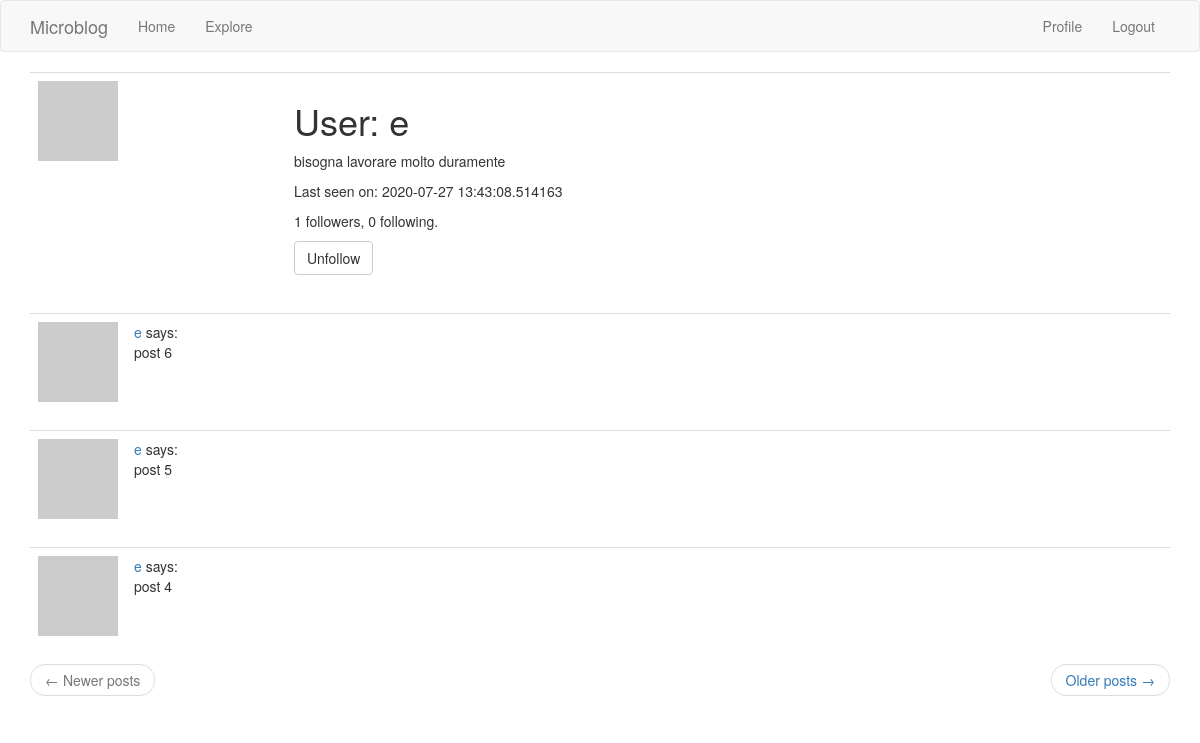
/user/e (signed in), run on the app's committed database.
### app/models.py (models this page shows, shortened)
class User(UserMixin, db.Model):
    id = db.Column(db.Integer, primary_key=True)
    username = db.Column(db.String(64), index=True, unique=True)
    email = db.Column(db.String(120), index=True, unique=True)
    password_hash = db.Column(db.String(128))
    posts = db.relationship('Post', backref='author', lazy='dynamic') # initialise the new post field for the User class
    about_me = db.Column(db.String(140))
    last_seen = db.Column(db.DateTime, default=datetime.utcnow)
    def avatar(self, size):
        digest = md5(self.email.lower().encode('utf-8')).hexdigest()
        return f'https://www.gravatar.com/avatar/{digest}?d=identicon&s={size}'
    followed = db.relationship(
        'User',                                             # right-side entity of the relationship (the left side is the parent class)
        secondary=followers,                                # configures the association table
        primaryjoin = (followers.c.follower_id == id),      # indicates the condiion tht links the left side entity with the association table
        secondaryjoin = (followers.c.followed_id == id),    # indicates the condiion tht links the right side entity with the association table
        backref = db.backref('followers', lazy='dynamic'),  # how the relationship will be accessed from the right side entity
        lazy='dynamic')                                     # similar to above but applied to the left side query
    def is_following(self, user):
        return self.followed.filter(followers.c.followed_id == user.id).count() > 0 # the number can either be 0 or 1

class Post(db.Model):
    id = db.Column(db.Integer, primary_key=True)
    body = db.Column(db.String(140))
    timestamp = db.Column(db.DateTime, index=True, default=datetime.utcnow) # indexing allows to retrieve in chronological order
    user_id = db.Column(db.Integer, db.ForeignKey('user.id'))

### app/routes.py (the view)
@app.route('/user/<username>')  # this decorator has a dynamic component in it i.e. <username>
@login_required                 # this makes this view function only accessible to logged in users
def user(username):
    user = User.query.filter_by(username=username).first_or_404()   # load the user from the database
    page = request.args.get('page', 1, type=int)
    posts = user.posts.order_by(Post.timestamp.desc()).paginate(page, app.config['POSTS_PER_PAGE'], False)
    next_url = url_for('user', username=user.username, page=posts.next_num) if posts.has_next else None
    prev_url = url_for('user', username=user.username, page=posts.prev_num) if posts.has_prev else None
    form = EmptyForm()  # To render the follow or unfollow button an EmptyForm object has to be instantiated and passed it to the user.html
    return render_template('user.html', user=user, posts=posts.items, next_url=next_url, prev_url=prev_url, form=form)

### app/forms.py
class EmptyForm(FlaskForm):
    submit = SubmitField('Submit')

### app/models.py (called while the page is built)
@login.user_loader
def load_user(id):
    return User.query.get(int(id))

### app/routes.py (called while the page is built)
@app.before_request         # registers the decorated function to be executed right before the view function
def before_request():
    if current_user.is_authenticated:
        current_user.last_seen = datetime.utcnow()
        db.session.commit()

### app/templates/user.html (shortened to what this page needs)
{% extends "base.html" %}
{% block app_content %}
    <table class="table table-hover">
        <tr>
            <td width="256px"><img src="{{ user.avatar(256) }}"></td>
            <td>
                <h1>User: {{ user.username }}</h1>
                {% if user.about_me %}<p>{{ user.about_me }}</p>{% endif %}
                {% if user.last_seen %}<p>Last seen on: {{ user.last_seen }}</p>{% endif %}
                <p>{{ user.followers.count() }} followers, {{ user.followed.count() }} following.</p>
                {% if user == current_user %}
                <p><a href="{{ url_for('edit_profile') }}">Edit your profile</a></p>
                {% else %}
                <p>
                    <form action="{{ url_for('unfollow', username=user.username) }}" method="post">
                        {{ form.submit(value='Unfollow', class_='btn btn-default') }}
                    </form>
                </p>
                {% endif %}
            </td>
        </tr>
    </table>
    {% for post in posts %}
        {% include '_post.html' %}
    {% endfor %}
    <nav aria-label="...">
        <ul class="pager">
            <li class="previous{% if not prev_url %} disabled{% endif %}">
                <a href="{{ prev_url or '#' }}">
                    <span aria-hidden="true">&larr;</span> Newer posts
                </a>
            </li>
            <li class="next{% if not next_url %} disabled{% endif %}">
                <a href="{{ next_url or '#' }}">
                    Older posts <span aria-hidden="true">&rarr;</span>
                </a>
            </li>
        </ul>
    </nav>
{% endblock %}

### app/templates/_post.html
    <table class="table table-hover">
        <tr>
            <td width="70px">
                <a href="{{ url_for('user', username=post.author.username) }}">
                    <img src="{{ post.author.avatar(70) }}" />
                </a>
            </td>
            <td>
                <a href="{{ url_for('user', username=post.author.username) }}">
                    {{ post.author.username }}
                </a>
                says:
                <br>
                {{ post.body }}
            </td>
        </tr>
    </table>

### data on the page
User: username "e", about_me "bisogna lavorare molto duramente", last_seen "2020-07-27 13:43:08.514163"
Post: author.username "e", body "post 6"
Post: author.username "e", body "post 5"
Post: author.username "e", body "post 4"

### other printed values
{{ user.followers.count() }} "1"
{{ user.followed.count() }} "0"
